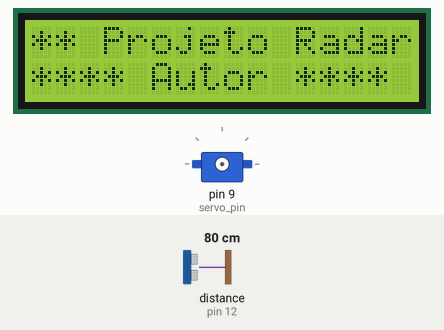
This sketch was run on a simulated Arduino Uno, built with avr-gcc and run on an emulated ATmega328P. Parts: 16×2 character LCD, servo. The test bench sets the inputs (shaded band); at power-on: distance to the obstacle (sensor on pin 12) 80 cm. The echo pulse lasts 58.3 µs per cm; what the sketch prints to the serial monitor is not drawn.

Above: at 1.2 s.
At 4.3 s:
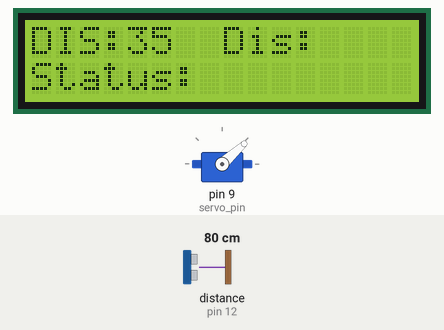
4.4 s: distance to the obstacle (sensor on pin 12) set to 22 cm
At 6.5 s:
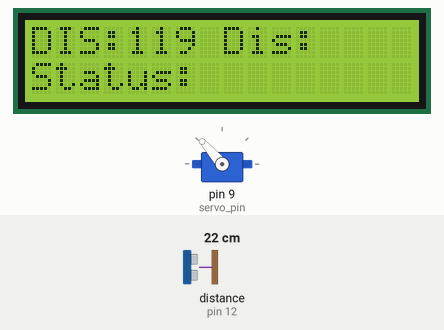
6.6 s: distance to the obstacle (sensor on pin 12) set to 19 cm
At 7.25 s:
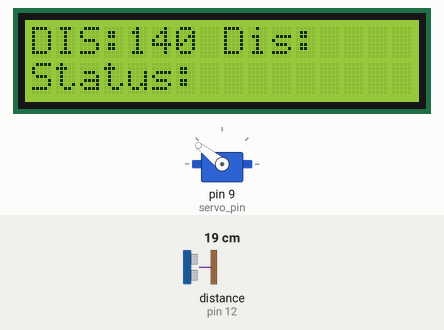
8.8 s: distance to the obstacle (sensor on pin 12) set to 35 cm
At 12.31 s:
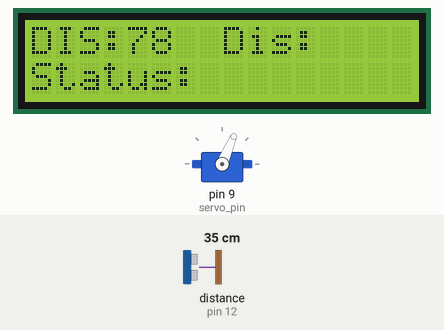
Timing chart, 0 to 17.1 s (numbered marks = the images above; inputs shaded):
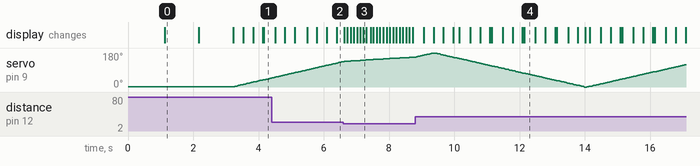

Measured:
- what the display in image 0 shows lasts 1.1 s, from 1.1 s to 2.2 s

The sketch:

projeto_radar_sensor_botao_display_multitask21ok.ino
```cpp
/*Projeto Radar Ultrassonico
Programa: Radar Tracking object
Autor: Luiz C M Oliveira
Data: 14.12.2018
Versão:2.2 - display_array
Funcionamento: Melhora o uso do display utilizando strings e arrays


*/
//Bibliotecas
#include <Servo.h>
#include <Ultrasonic.h>
#include <Wire.h>
#include <LiquidCrystal_I2C.h>

//Pinos de I/O
#define servo_pin 9           //pino pwm servo
#define TRIGGER_PIN  11
#define ECHO_PIN     12

//Objetos
Servo servo_radar; // Cria objeto servo
Ultrasonic ultrasonic(TRIGGER_PIN, ECHO_PIN); //cria objeto sensor ultrasonico
LiquidCrystal_I2C lcd(0x27,16,2);  // INSIRA o endereço do SEU display LCD obtido com o I2Cscanner

// variaveis de temporização
unsigned long previousMillisServo=0;
unsigned long previousMillisLED=0;
unsigned long previousMillisMede=0;
unsigned long previousMillisLCD=0;
unsigned long previousMillisSTA=0;
unsigned long previousMillisMSG=0;
unsigned long previousMillisMSGinit=0;
unsigned long previousMillisTRACK=0;
unsigned long previousMillisTRACKang;
unsigned long previousMillisSerial;


int intervalServo = 20;               //posicao atualizada a cada 10ms
int intervalLED = 200;                //Led pisca a cada 200ms
int intervalMedeDist = intervalServo; //Distancia medida a cada mudanca de posicao do servo
int intervalLCD = 100;                //Atualiza LCD a cada 300ms
int intervalSTA = intervalServo;      //Atualiza STATUS a cada movimento
int intervalMSG = 5;                  //Verifica se houve intenção de mudança de mensagem no display a cada 5ms
int intervalTRACK = 5;                //Intervalo para atualização velocidade e range - confome STATUS
int intervalTRACKang = 1;             //intervalo para atualização track angle;
int intervalSerial = 1000;             //Escreve na serial a cada 200ms (5x segundo)

// Controle movimento servo - inicializações
int ang_mid = 90;             //posição central servo
int vel = 20;                 //velocidade de varredura - conforme status do radar
int vel_default = 20;
int status_radar = 0;         //status radar - 0 - SCAN 1-PROX - 2-DETECT
int ang_ampl_default = 180;           //amplitude de varredura (180-0)
int ang_ampl = ang_ampl_default;
int ang_max = 180;
int ang_min = 0;
int ang = ang_min;            // angulo inicial de movimento
int ang_track = -1;            // angulo de detecção - -1 - objeto não detectado - 0 a 180 - angulo de track
int sensor_ang_correcao = 12;   // angulo de correção de detecção. Seguindo datasheet sensor ultrasonico

//Variaveis do display
char linha0[17]; //um array de caracteres para cada linha (+ posicao a mais pelo CR)
char linha1[17];
char float_str[8];//distancia convertida em string

String tela_1_linha0 = "Ang:    Dis:    ";
String tela_1_linha1 = "Status:         ";

//inicializações - leitor sensor ultrasonico
float distancia_cm;

//inicialização - variaveis de string para display
char *angs = malloc(4);
String stat[3]={"DETEC!","PROX!!","SCAN.."};

//inicializações - flags (variáveis binárias) e strings
String status = "SCAN";
int updown = LOW;       // contagem crescente e decrescente - LOW -> Crescente - HIGH ->decrescente
int display_msg = LOW;  //flag mensagem a ser mostrada no display - LOW (padrão) - HIGH - vel e ang_ampl
//int botao_press = LOW;  //flag indica se botao foi pressionado - HIGH - (SIM), LOW (Não)

void setup() {
   //pinMode(bot_pin, INPUT_PULLUP);
   Serial.begin(9600);
   lcd.init();                      // inicializa o LCD
   lcd.backlight();                 // acende a luz de fundo
   msginit_display();               // mostra mensagens iniciais
   servo_radar.attach(servo_pin);
   servo_radar.write(ang_mid);      //varredura começa no meio do curso

   tela_1_linha0.toCharArray(linha0,17);
   tela_1_linha1.toCharArray(linha1,17);
}

void loop() {
   // Loop - Multitarefa - Multitasking
   // obtem o tempo atual - millis()
   // Cada evento precisa de uma declaraçao if dentro do intervalo de tempo especificado

   unsigned long currentMillis = millis();
   intervalServo = vel;
//   ang_max = ang_mid + ang_ampl/2;     //atualiza limites conforme ang_ampl;
//   ang_min = ang_mid - ang_ampl/2;

   // Movimente Servomotor
   if ((unsigned long)(currentMillis - previousMillisServo) >= intervalServo){//Já passou o tempo para movimentação do servo? - Se sim execute, se não ignore

      if (status_radar != 2){ //Se o radar NÃO detectou nada
        if(updown == LOW){ //se não chegou no fim de curso - incrementa angulo
          ang++;
        }
        else if (updown == HIGH)
        {
          ang--; //se chegou - decremente angulo
        };
          servo_radar.write(ang);//posiciona radar - escreva angulo no servo

        if ((updown==LOW && ang>ang_max) || (updown==HIGH && ang < ang_min)) //Verifica se é momento de inverter o movimento do servo
          {                                                                  //inverte a direção se: a) (Ang++ e ang>ang_max) OU (Ang-- e ang<ang_min)
            updown=!updown;
          }
        }
      // atualiza o temmpo de movimentação do servo em previousMillisServo
      previousMillisServo = currentMillis;
      }

   // Meça distância
   if ((unsigned long)(currentMillis - previousMillisMede) >= intervalMedeDist) {//Já passou o tempo para medição da distancia? Se sim execute, se não ignore
      long microsec = ultrasonic.timing(); //emissão do sinal e medição do tempo de eco em microsegundos
      distancia_cm = ultrasonic.convert(microsec, Ultrasonic::CM); //conversao do tempo de eco para distância
      previousMillisMede = currentMillis;
   }

   //Atualize display - conforme mensagem necessária (display_msg)
   if ((unsigned long)(currentMillis - previousMillisLCD) >= intervalLCD) {//Já passou o tempo para atualização do display?
    if (display_msg == LOW){  //Nesta condição deverá ser apresentado no display a distancia, angulo e status

            lcd.setCursor(0,0);
            lcd.print(linha0);
            lcd.setCursor(0,1);
            lcd.print(linha1);
            sprintf(linha0, "Ang:%-3d", ang) + sprintf(linha0, "DIS:%-3d", ang);
            //dtostrf(distancia_cm,2,1,float_str);
            //sprintf(linha0, "Dis:%-4d", float_str);

            //sprintf(linha0, "Dis:%f",distancia_cm);
            //sprintf(msg, “Temperature: %-7d”, temperature);
//          lcd.clear();
//          lcd.setCursor(0,0);
//          lcd.print("Ang:");
//          lcd.setCursor(8,0);
//          lcd.print("Dis:");
//          lcd.setCursor(0,1);
//          lcd.print("Status: ");
//          sprintf(angs, "%03d", ang);
//          lcd.setCursor(4,0);
//          lcd.print(angs);
//          lcd.setCursor(12,0);
//          lcd.print(distancia_cm,1);
//          lcd.setCursor(8,1);
//          lcd.print(status);
      }
    else if(display_msg == HIGH){//Nesta condição deverá ser apresentado - vel e ang de varredura
          lcd.clear();
          lcd.setCursor(0,0);
          lcd.print("*** Settings ***");
          lcd.setCursor(0,1);
          lcd.print("vel:");
          lcd.setCursor(4,1);
          lcd.print(vel);
          lcd.setCursor(8,1);
          lcd.print("ampl:");
          lcd.setCursor(13,1);
          lcd.print(ang_ampl);
          }
          previousMillisLCD = currentMillis;
   }

  //Atualize o STATUS de detecção - SCAN, PROX ou DETEC
    if ((unsigned long)(currentMillis - previousMillisSTA) >= intervalSTA){//Já é tempo de atualizar o status?
      if (distancia_cm > 20){
        status = stat[2]; //"SCAN.."
        status_radar = 0;
      }
      else if(distancia_cm <=20 && distancia_cm>10){
        status = stat[1]; //"PROX"
        status_radar = 1;
        }
      else {
        status = stat[0]; //"DETEC"
        status_radar = 2;
      }
    previousMillisSTA = currentMillis;
    }

    //Atualiza velocidade
    if ((unsigned long)(currentMillis - previousMillisTRACK) >= intervalTRACK){//Já passou o tempo para atualização velocidade?
      switch(status_radar){
        case 0: //Modo scan
          vel = vel_default; //velocidade padrão
          ang_ampl = ang_ampl_default;
          ang_mid = 90;
          ang_max = ang_mid + ang_ampl/2;
          ang_min = ang_mid - ang_ampl/2;
          break;

        case 1://Modo objeto próximo - restringe a varredura
          vel = (vel_default*4); //25% velocidade padrão
          ang_ampl = 10;

          if(updown == LOW){//se angulo aumentando;
            ang_mid = ang + sensor_ang_correcao;
            if ((ang_mid + ang_ampl/2)<180){
                ang_max = ang_mid + ang_ampl/4;
                ang_min = ang_mid - ang_ampl/4;
                }
            }
          else
          {// se angulo diminuindo
            ang_mid = ang - sensor_ang_correcao;
            if ((ang_mid - ang_ampl/2)>0){
                ang_max = ang_mid + ang_ampl/4;
                ang_min = ang_mid - ang_ampl/4;
                }
            }

        break;
     }
        previousMillisTRACK = currentMillis;
    }

     //Escrever valores na serial - depuração
    if ((unsigned long)(currentMillis - previousMillisSerial) >= intervalSerial){//Já passou o tempo para atualização range e velocidade?
        Serial.print("vel: ");
        Serial.println(vel);
        Serial.print("ang: ");
        Serial.println(ang);
        Serial.print("ampl:" );
        Serial.println(ang_ampl);
        Serial.print("mid_angle: ");
        Serial.println(ang_mid);
        Serial.print("ang_min: ");
        Serial.println(ang_min);
        Serial.print("ang_max: ");
        Serial.println(ang_max);
        Serial.print("track_angle: ");
        Serial.println(ang_track);
        Serial.print("status: ");
        Serial.println(status_radar);
        Serial.println();

      previousMillisSerial = currentMillis;
    }

    //Track angle
    if ((unsigned long)(currentMillis - previousMillisTRACKang) >= intervalTRACKang){//Já passou o tempo para atualização track_angle?
      if (status_radar == 2){                 // Se o objeto foi detectado atualiza mid_angle
          if(updown == LOW){  //servo sentido angulo crescente
              ang_track = ang + sensor_ang_correcao;//   servo_radar.read();     //angulo de track = angulo do servo;
              servo_radar.write(ang_track + sensor_ang_correcao);
          }
          else{
              ang_track = ang - sensor_ang_correcao;//   servo_radar.read();     //angulo de track = angulo do servo;
              servo_radar.write(ang_track - sensor_ang_correcao);
            }
      }

      previousMillisTRACKang = currentMillis;
    }

}//loop

//Rotina para mostrar mensagens iniciais no display
void msginit_display(){
  lcd.clear();
  lcd.setCursor(0,0);
  lcd.print("** Projeto Radar **");
  lcd.setCursor(0,1);
  lcd.print("v2.2");
  delay(1000);
  lcd.clear();
  lcd.setCursor(0,0);
  lcd.print("** Projeto Radar **");
  lcd.setCursor(0,1);
  lcd.print("**** Autor ****");
  delay(1000);
  lcd.clear();
  lcd.setCursor(0,0);
  lcd.print("** Projeto Radar **");
  lcd.setCursor(0,1);
  lcd.print("Luiz Marangoni");
  delay(1000);
}
```
